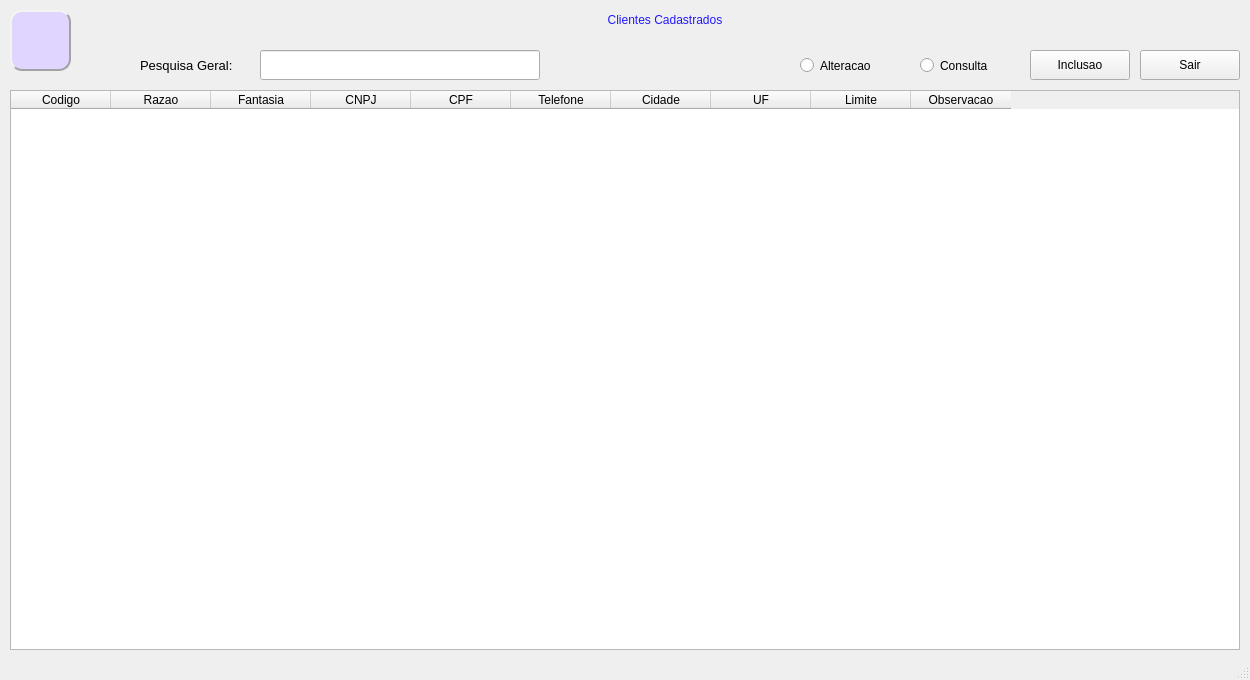
<?xml version="1.0" encoding="UTF-8"?>
<ui version="4.0">
 <class>MainWindow</class>
 <widget class="QMainWindow" name="MainWindow">
  <property name="geometry">
   <rect>
    <x>0</x>
    <y>0</y>
    <width>1250</width>
    <height>680</height>
   </rect>
  </property>
  <property name="windowTitle">
   <string>MainWindow</string>
  </property>
  <property name="styleSheet">
   <string notr="true"/>
  </property>
  <widget class="QWidget" name="centralwidget">
   <widget class="QTableWidget" name="tableWidget">
    <property name="geometry">
     <rect>
      <x>10</x>
      <y>90</y>
      <width>1230</width>
      <height>560</height>
     </rect>
    </property>
    <property name="layoutDirection">
     <enum>Qt::LeftToRight</enum>
    </property>
    <property name="styleSheet">
     <string notr="true"/>
    </property>
    <attribute name="horizontalHeaderVisible">
     <bool>true</bool>
    </attribute>
    <attribute name="horizontalHeaderCascadingSectionResizes">
     <bool>false</bool>
    </attribute>
    <attribute name="verticalHeaderCascadingSectionResizes">
     <bool>true</bool>
    </attribute>
    <column>
     <property name="text">
      <string notr="true">Codigo</string>
     </property>
    </column>
    <column>
     <property name="text">
      <string>Razao</string>
     </property>
    </column>
    <column>
     <property name="text">
      <string>Fantasia</string>
     </property>
    </column>
    <column>
     <property name="text">
      <string>CNPJ</string>
     </property>
    </column>
    <column>
     <property name="text">
      <string>CPF</string>
     </property>
    </column>
    <column>
     <property name="text">
      <string>Telefone</string>
     </property>
    </column>
    <column>
     <property name="text">
      <string>Cidade</string>
     </property>
    </column>
    <column>
     <property name="text">
      <string>UF</string>
     </property>
    </column>
    <column>
     <property name="text">
      <string>Limite</string>
     </property>
    </column>
    <column>
     <property name="text">
      <string>Observacao</string>
     </property>
    </column>
   </widget>
   <widget class="QLabel" name="tit_cliente">
    <property name="geometry">
     <rect>
      <x>90</x>
      <y>0</y>
      <width>1150</width>
      <height>40</height>
     </rect>
    </property>
    <property name="styleSheet">
     <string notr="true">border-color: rgb(132, 168, 163);
color: rgb(33, 25, 255);
font: 87 16pt &quot;Arial Black&quot;;</string>
    </property>
    <property name="text">
     <string>Clientes Cadastrados</string>
    </property>
    <property name="alignment">
     <set>Qt::AlignCenter</set>
    </property>
   </widget>
   <widget class="QLabel" name="label_pesquisa">
    <property name="geometry">
     <rect>
      <x>140</x>
      <y>50</y>
      <width>110</width>
      <height>30</height>
     </rect>
    </property>
    <property name="sizePolicy">
     <sizepolicy hsizetype="Maximum" vsizetype="Preferred">
      <horstretch>0</horstretch>
      <verstretch>0</verstretch>
     </sizepolicy>
    </property>
    <property name="font">
     <font>
      <family>Arial</family>
      <pointsize>10</pointsize>
      <italic>false</italic>
      <bold>false</bold>
     </font>
    </property>
    <property name="styleSheet">
     <string notr="true"/>
    </property>
    <property name="text">
     <string>Pesquisa Geral:</string>
    </property>
   </widget>
   <widget class="QLineEdit" name="pesquisa">
    <property name="geometry">
     <rect>
      <x>260</x>
      <y>50</y>
      <width>280</width>
      <height>30</height>
     </rect>
    </property>
    <property name="styleSheet">
     <string notr="true"/>
    </property>
    <property name="maxLength">
     <number>40</number>
    </property>
   </widget>
   <widget class="QPushButton" name="bt_inclusao">
    <property name="geometry">
     <rect>
      <x>1030</x>
      <y>50</y>
      <width>100</width>
      <height>30</height>
     </rect>
    </property>
    <property name="styleSheet">
     <string notr="true"/>
    </property>
    <property name="text">
     <string>Inclusao</string>
    </property>
   </widget>
   <widget class="QRadioButton" name="rb_alteracao">
    <property name="geometry">
     <rect>
      <x>800</x>
      <y>50</y>
      <width>110</width>
      <height>31</height>
     </rect>
    </property>
    <property name="layoutDirection">
     <enum>Qt::LeftToRight</enum>
    </property>
    <property name="autoFillBackground">
     <bool>false</bool>
    </property>
    <property name="styleSheet">
     <string notr="true"/>
    </property>
    <property name="text">
     <string>Alteracao</string>
    </property>
   </widget>
   <widget class="QRadioButton" name="rb_consulta">
    <property name="geometry">
     <rect>
      <x>920</x>
      <y>50</y>
      <width>101</width>
      <height>31</height>
     </rect>
    </property>
    <property name="styleSheet">
     <string notr="true"/>
    </property>
    <property name="text">
     <string>Consulta</string>
    </property>
   </widget>
   <widget class="QPushButton" name="bt_sair">
    <property name="geometry">
     <rect>
      <x>1140</x>
      <y>50</y>
      <width>100</width>
      <height>30</height>
     </rect>
    </property>
    <property name="styleSheet">
     <string notr="true"/>
    </property>
    <property name="text">
     <string>Sair</string>
    </property>
   </widget>
   <widget class="QLabel" name="empresa">
    <property name="geometry">
     <rect>
      <x>10</x>
      <y>10</y>
      <width>61</width>
      <height>61</height>
     </rect>
    </property>
    <property name="styleSheet">
     <string notr="true">font: 81 10pt &quot;Rockwell Extra Bold&quot;;

background-color: rgb(223, 213, 255);

border-color: rgb(162, 162, 162);

border-style: Outset;
border-width: 2px;
border-radius: 12px;</string>
    </property>
    <property name="text">
     <string/>
    </property>
    <property name="pixmap">
     <pixmap>CADASTRO.png</pixmap>
    </property>
    <property name="scaledContents">
     <bool>true</bool>
    </property>
   </widget>
  </widget>
  <widget class="QStatusBar" name="statusBar"/>
 </widget>
 <resources/>
 <connections/>
</ui>
